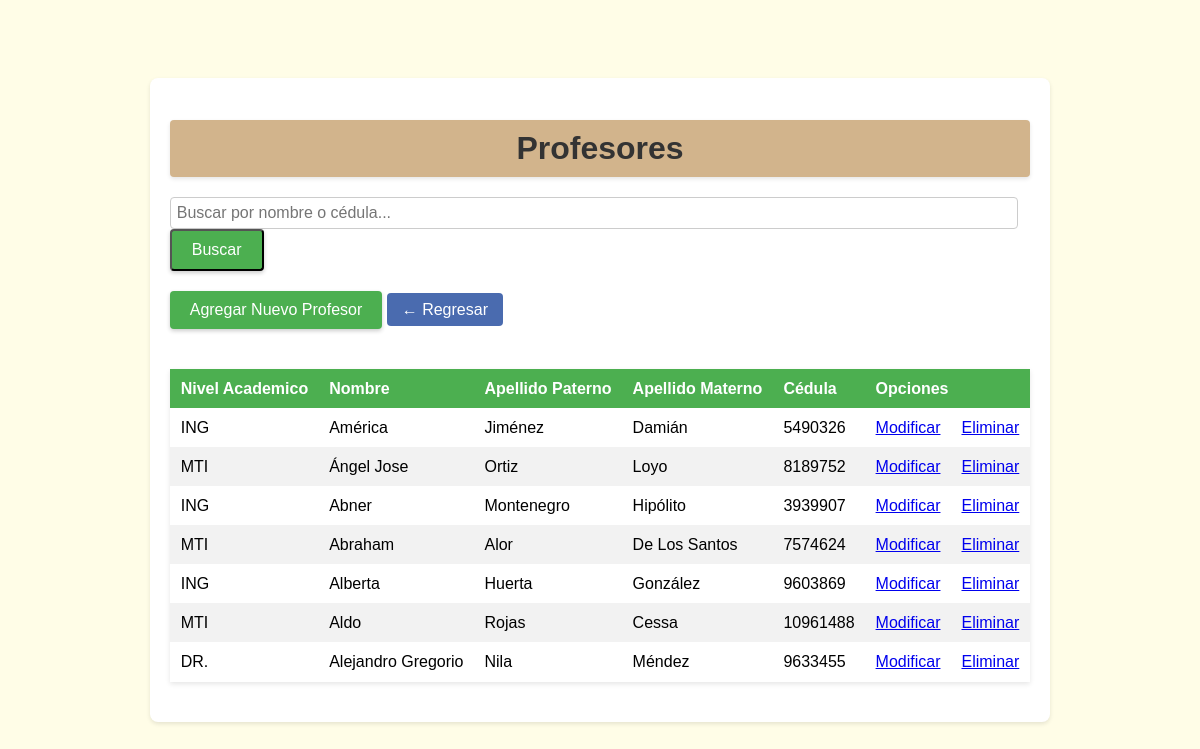
The app's page /profesores, older data.
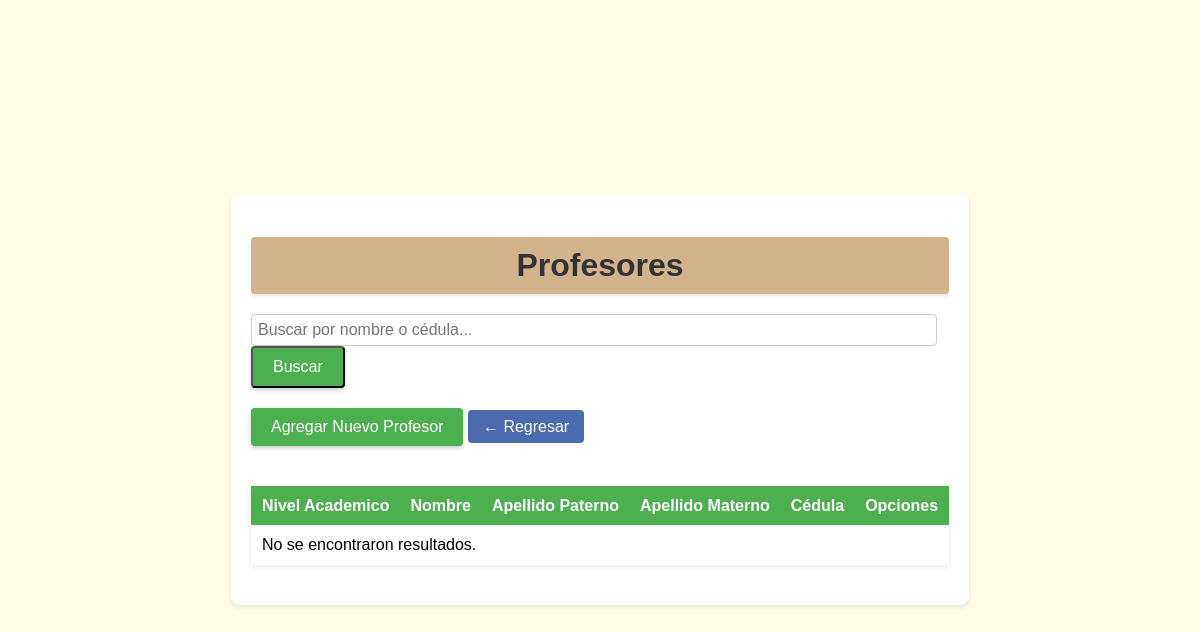
The same page, newer data.
### Titulacion/models.py (models this page shows, shortened)
class Profesor (models.Model):
    sigla = models.CharField(max_length=50, choices=[
        ('MTI.', 'Maestría en Tecnologías de la Información'),
        ('MDIS.', 'Maestría en Diseño'),
        ('ING.', 'Ingeniero'),
        ('LIC.', 'Licenciado'),
        ('DR.', 'Doctor')], default='MTI')
    nombreProfesor = models.CharField(max_length=100)
    apellidoPaterno = models.CharField(max_length=100, default="")
    apellidoMaterno = models.CharField(max_length=100, default="")
    cedulaProfesor = models.IntegerField()

### Titulacion/views.py (the view)
# urls.py: path('profesores', views.lista_profesores, name='lista_profesores'),
def lista_profesores(request):
    query = request.GET.get('query', '')
    if query:
        profesores = Profesor.objects.filter(
            Q(nombreProfesor__icontains=query) |
            Q(cedulaProfesor__icontains=query))
    else:
        profesores = Profesor.objects.all()
    context = {
        'profesores': profesores,
        'query': query
    }
    return render(request, 'titulaciones/profesor_list.html', context)

### Titulacion/templates/titulaciones/profesor_list.html (shortened to what this page needs)
<!DOCTYPE html>
<html lang="es">
<head>
    {% load static %}
    <link rel="stylesheet" type="text/css" href="{% static 'style.css' %}">
</head>
<body>
    <div class="container_list">
        <h1>Profesores</h1>
        <form method="GET" action="{% url 'lista_profesores' %}" class="search-form">
            <input type="text" name="query" value="{{ query }}" placeholder="Buscar por nombre o cédula..." class="input-buscar">
            <button type="submit" class="buscar-btn">Buscar</button>
        </form>
        <a href="{% url 'agregar_profesor' %}" class="crear-btn">Agregar Nuevo Profesor</a>
        <a href="{% url 'home' %}" class="btn-regresar">← Regresar</a>
        <table>
            <thead>
                <tr>
                    <th>Nivel Academico</th>
                    <th>Nombre</th>
                    <th>Apellido Paterno</th>
                    <th>Apellido Materno</th>
                    <th>Cédula</th>
                    <th colspan="2">Opciones</th>
                </tr>
            </thead>
            <tbody>
                {% for profesor in profesores %}
                <tr>
                    <td>{{profesor.sigla}}</td>
                    <td>{{ profesor.nombreProfesor }}</td>
                    <td>{{ profesor.apellidoPaterno }}</td>
                    <td>{{ profesor.apellidoMaterno }}</td>
                    <td>{{ profesor.cedulaProfesor }}</td>
                    <td><a href="{% url 'update_profesor' profesor.pk %}">Modificar</a></td>
                    <td><a href="{% url 'delete_profesor' profesor.pk %}">Eliminar</a></td>
                </tr>
                {% empty %}
                <tr>
                    <td colspan="7">No se encontraron resultados.</td>
                </tr>
                {% endfor %}
            </tbody>
        </table>
    </div>
</body>
</html>

Row changes from the older to the newer data that the page shows:
removed Profesor: sigla "ING", nombreProfesor "América", apellidoPaterno "Jiménez", apellidoMaterno "Damián", cedulaProfesor "5490326"
removed Profesor: sigla "MTI", nombreProfesor "Ángel Jose", apellidoPaterno "Ortiz", apellidoMaterno "Loyo", cedulaProfesor "8189752"
removed Profesor: sigla "ING", nombreProfesor "Abner", apellidoPaterno "Montenegro", apellidoMaterno "Hipólito", cedulaProfesor "3939907"
removed Profesor: sigla "MTI", nombreProfesor "Abraham", apellidoPaterno "Alor", apellidoMaterno "De Los Santos", cedulaProfesor "7574624"
removed Profesor: sigla "ING", nombreProfesor "Alberta", apellidoPaterno "Huerta", apellidoMaterno "González", cedulaProfesor "9603869"
removed Profesor: sigla "MTI", nombreProfesor "Aldo", apellidoPaterno "Rojas", apellidoMaterno "Cessa", cedulaProfesor "10961488"
removed Profesor: sigla "DR.", nombreProfesor "Alejandro Gregorio", apellidoPaterno "Nila", apellidoMaterno "Méndez", cedulaProfesor "9633455"
Text that changed along with them:
text now shown: "No se encontraron resultados."
